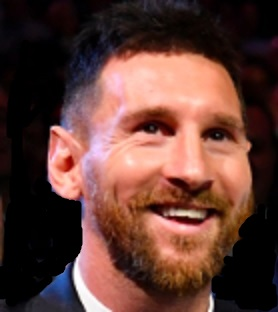
#> input picture Lab11/messi.jpg, 278 x 312 px
$ python Lab11_1.py
#> lines starting #> are read from the running program, lines starting #| are printed output that depends on the picture; pictures that were not available may be replaced by others from this repository, and a replacement may not be noted
from PIL import Image, ImageDraw, ImageFont, ImageColor
import numpy as np
from PIL import ImageOps
import matplotlib.pyplot as plt
from PIL import ImageFilter
import math

# Zad 1
obraz1 = Image.open("messi.jpg")
#> obraz1 is the input picture: PIL image 278x312 RGB; mean R, G, B 96.8, 61.3, 53.9
obraz2 = Image.open("olsztyn.jpg").resize(obraz1.size)
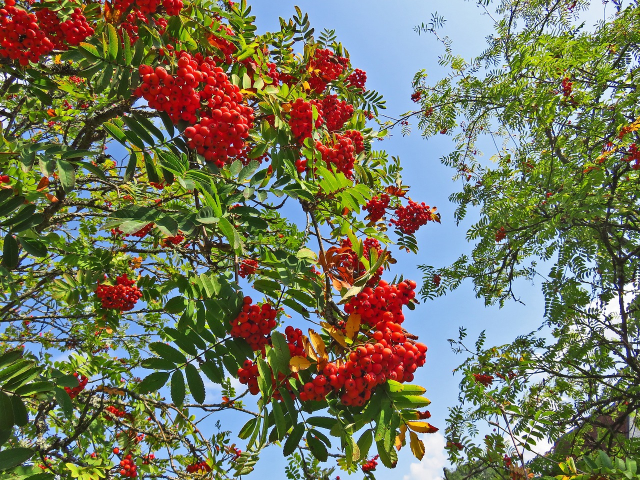
#> input picture Lab11/obraz.png, 1280 x 960 px, given in place of olsztyn.jpg, which was not available (shown at 1/2 size)
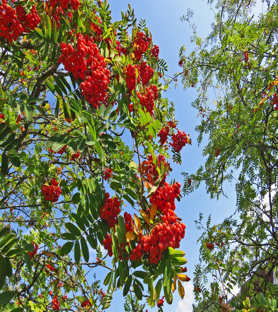
#> obraz2: PIL image 278x312 RGB; mean R, G, B 116.8, 118, 94.4

alpha = 2 / (2 + 3)
mix = Image.blend(obraz1, obraz2, alpha=alpha)
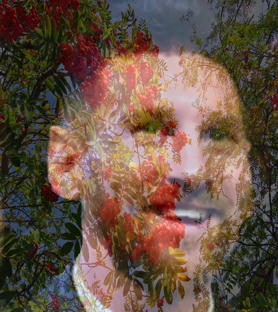
#> mix: PIL image 278x312 RGB; mean R, G, B 104.4, 83.6, 69.7

# mix.show()

# Zad 2
left, top, right, bottom = 100, 100, 300, 300
fragment = obraz1.crop((left, top, right, bottom))
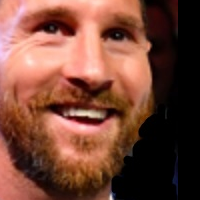
#> fragment: PIL image 200x200 RGB; mean R, G, B 119.5, 71.8, 56.7

obraz2.paste(fragment, (50, 50))
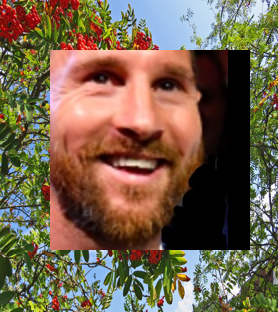
#> obraz2: PIL image 278x312 RGB; mean R, G, B 116.7, 98, 76.8
# obraz2.show()

# Zad 3
obrazEx3 = Image.open('Shrek_Fiona.png')
text = "Jedi używa Mocy do zdobywania wiedzy i obrony, nigdy do ataku"
# [8 lines of commented-out code are left out]
image = Image.new("RGB", (200, 100), "blue")
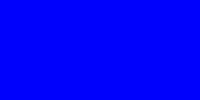
#> image: PIL image 200x100 RGB; mean R, G, B 0, 0, 255
draw = ImageDraw.Draw(image)

draw.ellipse((10, 10, 90, 90), outline="#ff69b4", width=5)

draw.ellipse((110, 10, 190, 90), outline="#0096eb", width=5)

# image.save("obraz_okregi.png")

image2 = Image.new("RGB", (200, 100), "white")
#> image2: PIL image 200x100 RGB; every value is 255
draw2 = ImageDraw.Draw(image2)

draw2.rectangle((0, 0, 199, 99), outline="black", width=1)

left_diamond = [(50, 0), (0, 50), (50, 100), (100, 50)]
draw2.polygon(left_diamond, outline="black", fill=None)

right_diamond = [(150, 0), (100, 50), (150, 100), (200, 50)]
draw2.polygon(right_diamond, outline="black", fill=None)

image2.show()
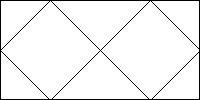
#> shown: PIL image 200x100 RGB; 95.1% white; black in thin lines or dots

# image2.save("obraz_diamenty_ramka.png")
